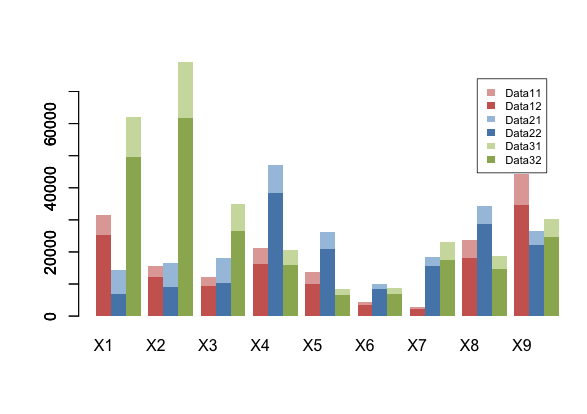

Write the R code that produced this figure.
library(MASS)
setwd("~/local/eduardofv/projects/R_barplot/")

source("barplot_sg.R")
m1<-as.matrix(read.table(file = "m1.dat",header = T), as.is=T)
m2<-as.matrix(read.table(file = "m2.dat",header = T), as.is=T)
m3<-as.matrix(read.table(file = "m3.dat",header = T), as.is=T)

#Prueba 1, verticales, el origen del problema
pal1 = c(rgb(225,168,165,maxColorValue = 255),rgb(205,102,95,maxColorValue = 255))
pal2 = c(rgb(165,195,223,maxColorValue = 255),rgb(86,134,182,maxColorValue = 255))
pal3 = c(rgb(206,220,171,maxColorValue = 255),rgb(154,178,96,maxColorValue = 255))

barplot.sg(m3,space.before=0,space=2.5, col=pal1, ylim=c(0,1.2*max(m1[2,])), border=NA)#,xaxt="n")
barplot.sg(m2,space.before=1,space=1.5, col=pal2 ,xaxt="n", border=NA, add=T)
barplot.sg(m1,space.before=2,space=0.5, col=pal3,xaxt="n", border=NA, add=T)
legend("topright",c("Data11","Data12","Data21","Data22","Data31","Data32"),
       fill=append(append(pal1,pal2),pal3),border=NA, cex=0.7 )
